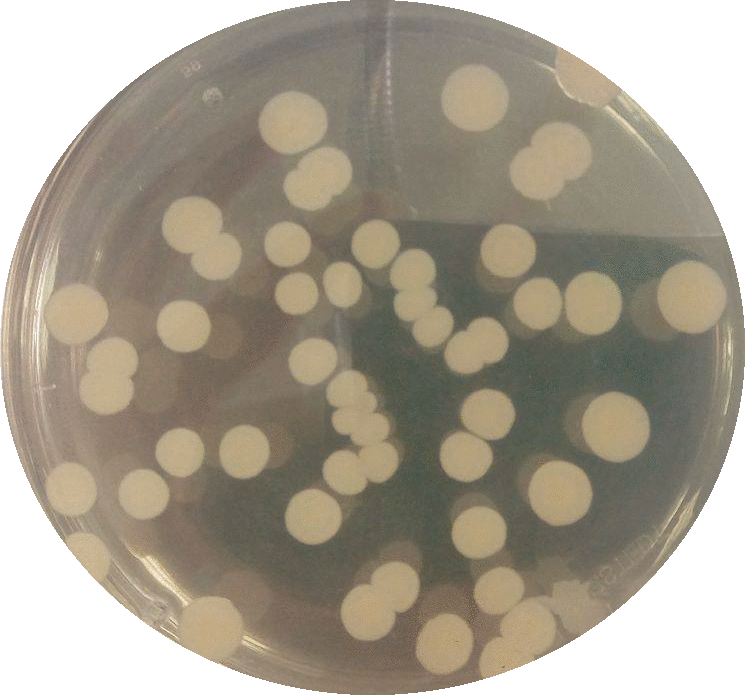
#> input picture data/imageedit_2_7224361676.png, 745 x 695 px
$ jupyter execute --allow-errors COLONY_COUNTER_V0.ipynb   (shell and % lines are left out)   (older library calls are emulated)
#> lines starting #> are read from the running program, lines starting #| are printed output that depends on the picture
[cell 1]
from __future__ import division, unicode_literals, print_function  # for compatibility with Python 2 and 3
import os
import math
import cv2
import shutil

import numpy as np
import pandas as pd

import matplotlib.mlab as mlab
import matplotlib as mpl
import matplotlib.pyplot as plt

from scipy import ndimage
from scipy import ndimage as ndi

from skimage.morphology import watershed
from skimage import data, io, filters, color, morphology, util, feature
from skimage.transform import hough_circle, hough_circle_peaks
from skimage.feature import canny
from skimage.draw import circle_perimeter
from skimage.util import img_as_ubyte
from skimage.filters import sobel
from PIL import Image
import pims
import trackpy as tp

[cell 2]
from IPython.core.display import HTML
HTML("""
<style>
.output_png {
    display: table-cell;
    text-align: center;
    vertical-align: middle;
}
</style>
""")

[cell 3]
mpl.rc('figure',  figsize=(15, 10))
mpl.rc('image', cmap='gray')

# Show Image

[cell 4]
base_image = './data/imageedit_2_7224361676.png'
# base_image = './base_image.png'
img_orig = Image.open(base_image)
#> img_orig is the input picture: PIL image 745x695 P; mean R, G, B, A 110.9, 102.8, 87.6, 200.4
plt.imshow(img_orig)
#> (this line was passed over: IPython is not available in this run)

### Crop Image In 4 Quadrants

[cell 5]
size = img_orig.size
#> size = (745, 695)
h = img_orig.size[0]
#> h = 745
w = img_orig.size[1]
#> w = 695

quadrant_crops = [(0, 0, int(w/2), int(h/2)),(int(w/2), 0, w, int(h/2)),(0, int(h/2),int(w/2), h),(int(w/2), int(h/2), w, h)]
#> (the rest of this cell did not finish here and is left out)

# CODE

[cell 6]
# [33 lines left out: functions cut_in_quads, cut_in_half, not called in this run]

[cell 7]
def rotate_images(base_image,angle=45,n=4):
#> called with base_image = './data/imageedit_2_7224361676.png', angle = 45, n = 4
    img = Image.open(base_image)
    for i in range(n):
        img2 = img.rotate(angle*i)
        img2.save('./seed_images/seed_'+str(i)+'.png')
#> this loop made 4 passes
#> pass 2, in rotate_images, `img2 = img.rotate(angle*i)`:
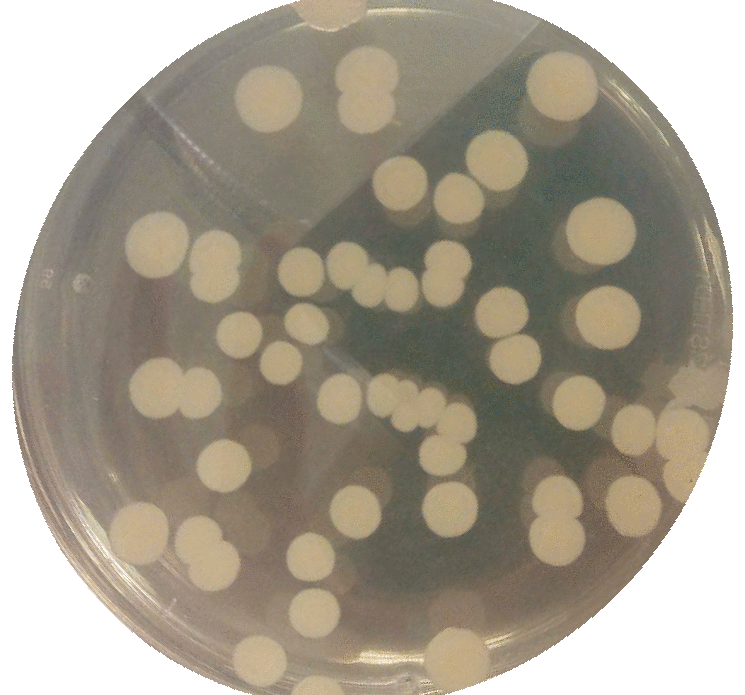
#> img2: PIL image 745x695 P; mean R, G, B, A 109.7, 101.8, 86.7, 198.8; transparent parts drawn white
#> pass 3, in rotate_images, `img2 = img.rotate(angle*i)`:
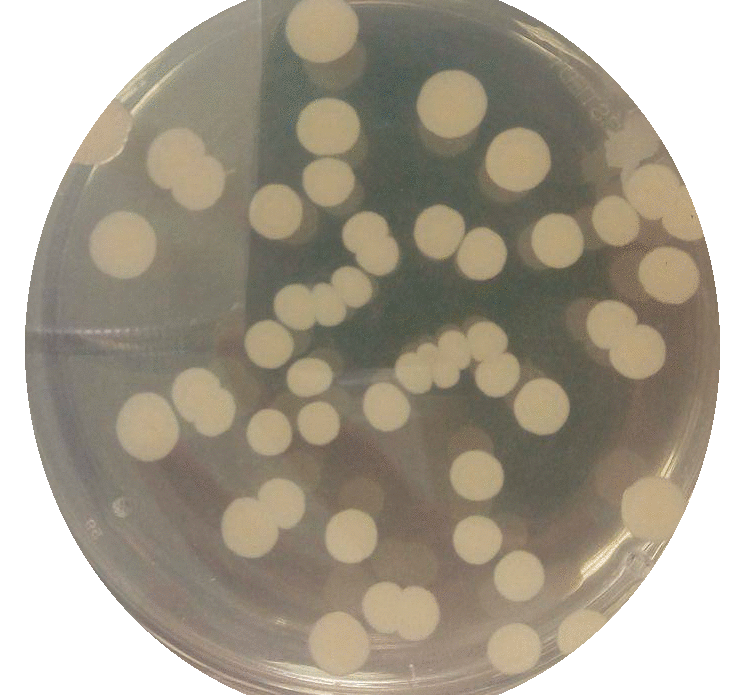
#> img2: PIL image 745x695 P; mean R, G, B, A 108.2, 100.3, 85.4, 196.2; transparent parts drawn white
#> after the loop:
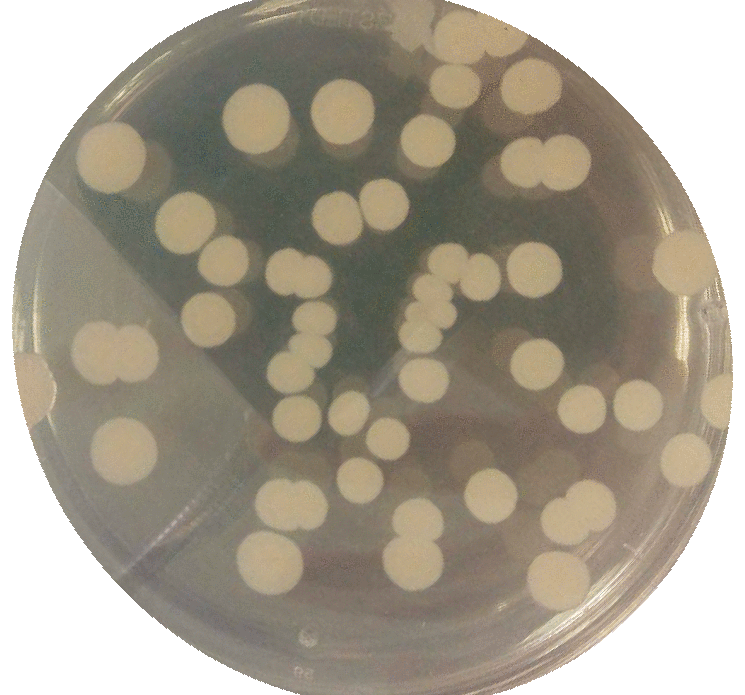
#> img2: PIL image 745x695 P; mean R, G, B, A 109.9, 102, 86.8, 198.8; transparent parts drawn white
    return None

[cell 8]
# [35 lines left out: function filter_out_colonies, not called in this run]

[cell 9]
def erase_directory_contents(folder='./temp'):
    for the_file in os.listdir(folder):
        file_path = os.path.join(folder, the_file)
        try:
            if os.path.isfile(file_path):
                os.unlink(file_path)
        except Exception as e:
            print(e)
    return None

[cell 10]
erase_directory_contents('./temp/')
#> (the rest of this cell did not finish here and is left out)

### CONFIGURE

[cell 11]
rotate_images(base_image=base_image)
#> (the rest of this cell did not finish here and is left out)

[cell 12]
counts =  []
#> (the rest of this cell did not finish here and is left out)

[cell 13]
mean_diameter_pixels = 41

#> (a cell that did not finish here is left out)

### ignore small masses

[cell 15]
mass_threshold = 0

#> (a cell that did not finish here is left out)

[cell 17]
erase_directory_contents('./temp/')
#> (the rest of this cell did not finish here and is left out)


[cell 18]
rotate_images(base_image=base_image)
#> (the rest of this cell did not finish here and is left out)

[cell 19]
counts =  []
#> (the rest of this cell did not finish here and is left out)

[cell 20]
plt.figure()
#> (this line was passed over: IPython is not available in this run)
